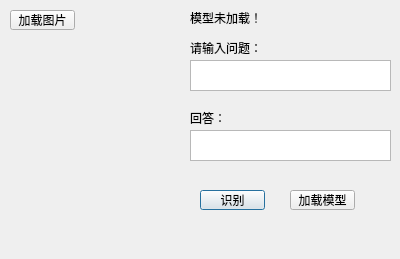
<?xml version="1.0" encoding="UTF-8"?>
<ui version="4.0">
 <class>Dialog</class>
 <widget class="QDialog" name="Dialog">
  <property name="geometry">
   <rect>
    <x>0</x>
    <y>0</y>
    <width>400</width>
    <height>259</height>
   </rect>
  </property>
  <property name="windowTitle">
   <string>Dialog</string>
  </property>
  <widget class="QTextEdit" name="textEdit_2">
   <property name="geometry">
    <rect>
     <x>190</x>
     <y>60</y>
     <width>201</width>
     <height>31</height>
    </rect>
   </property>
  </widget>
  <widget class="QLabel" name="label_4">
   <property name="geometry">
    <rect>
     <x>190</x>
     <y>40</y>
     <width>71</width>
     <height>16</height>
    </rect>
   </property>
   <property name="text">
    <string>请输入问题：</string>
   </property>
  </widget>
  <widget class="QLabel" name="label_2">
   <property name="geometry">
    <rect>
     <x>190</x>
     <y>110</y>
     <width>61</width>
     <height>16</height>
    </rect>
   </property>
   <property name="text">
    <string>回答：</string>
   </property>
  </widget>
  <widget class="QTextEdit" name="textEdit_3">
   <property name="geometry">
    <rect>
     <x>190</x>
     <y>130</y>
     <width>201</width>
     <height>31</height>
    </rect>
   </property>
  </widget>
  <widget class="QPushButton" name="pushButton">
   <property name="geometry">
    <rect>
     <x>200</x>
     <y>190</y>
     <width>65</width>
     <height>20</height>
    </rect>
   </property>
   <property name="text">
    <string>识别</string>
   </property>
  </widget>
  <widget class="QPushButton" name="pushButton_3">
   <property name="geometry">
    <rect>
     <x>10</x>
     <y>10</y>
     <width>65</width>
     <height>20</height>
    </rect>
   </property>
   <property name="text">
    <string>加载图片</string>
   </property>
  </widget>
  <widget class="QLabel" name="label">
   <property name="geometry">
    <rect>
     <x>20</x>
     <y>50</y>
     <width>151</width>
     <height>181</height>
    </rect>
   </property>
   <property name="text">
    <string/>
   </property>
  </widget>
  <widget class="QPushButton" name="pushButton_4">
   <property name="geometry">
    <rect>
     <x>290</x>
     <y>190</y>
     <width>65</width>
     <height>20</height>
    </rect>
   </property>
   <property name="text">
    <string>加载模型</string>
   </property>
  </widget>
  <widget class="QLabel" name="label_3">
   <property name="geometry">
    <rect>
     <x>190</x>
     <y>10</y>
     <width>161</width>
     <height>16</height>
    </rect>
   </property>
   <property name="text">
    <string>模型未加载！</string>
   </property>
  </widget>
 </widget>
 <resources/>
 <connections>
  <connection>
   <sender>pushButton_3</sender>
   <signal>clicked()</signal>
   <receiver>label</receiver>
   <slot>show()</slot>
   <hints>
    <hint type="sourcelabel">
     <x>54</x>
     <y>28</y>
    </hint>
    <hint type="destinationlabel">
     <x>104</x>
     <y>80</y>
    </hint>
   </hints>
  </connection>
  <connection>
   <sender>pushButton_4</sender>
   <signal>clicked()</signal>
   <receiver>label_3</receiver>
   <slot>clear()</slot>
   <hints>
    <hint type="sourcelabel">
     <x>353</x>
     <y>200</y>
    </hint>
    <hint type="destinationlabel">
     <x>208</x>
     <y>19</y>
    </hint>
   </hints>
  </connection>
  <connection>
   <sender>pushButton</sender>
   <signal>clicked()</signal>
   <receiver>textEdit_3</receiver>
   <slot>redo()</slot>
   <hints>
    <hint type="sourcelabel">
     <x>222</x>
     <y>192</y>
    </hint>
    <hint type="destinationlabel">
     <x>224</x>
     <y>159</y>
    </hint>
   </hints>
  </connection>
 </connections>
</ui>
